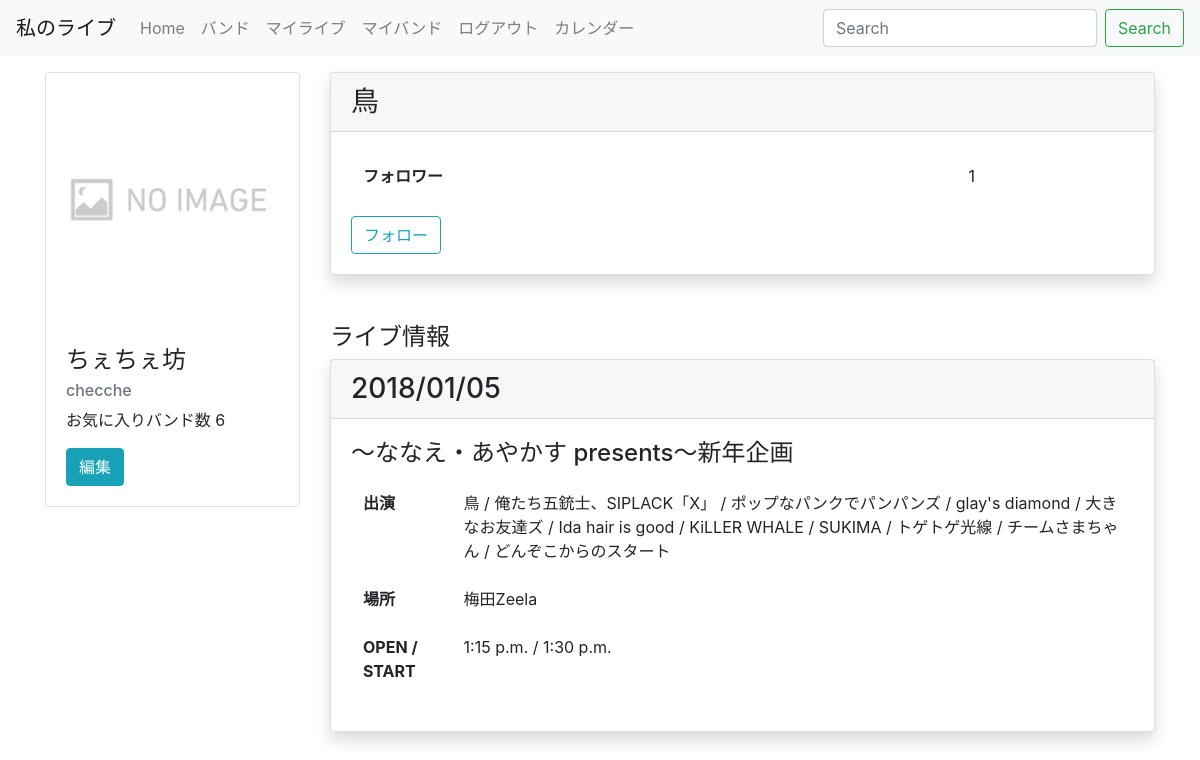
Screenshot of /band/1/ (signed in) with the database file from the repository.
### livecalendar/models.py (models this page shows, shortened)
class CustomUser(AbstractBaseUser, PermissionsMixin):
    username_validator = UnicodeUsernameValidator()
    username = models.CharField(
        _('user ID'),
        max_length=30,
        unique=True,
        help_text=_('Required. 30 characters or fewer. Letters, digits and @/./+/-/_ only.'),
        validators=[username_validator],
        error_messages={
            'unique': _("A user with that user Id already exists."),
        },
    )
    screenname = models.CharField(_('username'),max_length=100,blank=True)
    email = models.EmailField(
        _('email address'),
        unique=True,
        error_messages={
            'unique': _("A user with that email already exists."),
        },
    )
    userimage = models.ImageField(_('icon'),upload_to='icons/',null=True,blank=True)
    favorite_band = models.ManyToManyField(Band, verbose_name='好きなバンド', blank=True)
    is_staff = models.BooleanField(
        _('staff status'),
        default=False,
        help_text=_('Designates whether the user can log into this admin site.'),
    )
    is_active = models.BooleanField(
        _('active'),
        default=True,
        help_text=_(
            'Designates whether this user should be treated as active. '
            'Unselect this instead of deleting accounts.'
        ),
    )
    date_joined = models.DateTimeField(_('date joined'), default=timezone.now)
    objects = UserManager()
    EMAIL_FIELD = 'email'
    USERNAME_FIELD = 'username'
    REQUIRED_FIELDS = ['email']
    class Meta:
        verbose_name = _('user')
        verbose_name_plural = _('users')

class Band(models.Model):
    name = models.CharField('バンド名', max_length = 50)
    def __str__(self):
        return self.name

class Live(models.Model):
    date = models.DateField('日程')
    title = models.CharField('イベントタイトル', max_length = 50)
    place = models.ForeignKey(Place, verbose_name='ライブハウス', on_delete=models.PROTECT)
    band = models.ManyToManyField(Band, verbose_name='出演バンド',blank=True)
    open = models.TimeField('OPEN',blank=True,null=True)
    start = models.TimeField('START',blank=True,null=True)
    door = models.IntegerField('当日料金',blank=True,null=True)
    adv = models.IntegerField('前売料金',blank=True,null=True)

class Place(models.Model):
    name = models.CharField('名前',max_length = 30)
    address = models.CharField('住所',max_length=100)
    def __str__(self):
        return self.name

### livecalendar/views.py (the view)
# urls.py: path('band/<int:pk>/',views.BandDetailView.as_view(), name='band_detail'),
class BandDetailView(generic.DetailView):
    model = Band
    def get_context_data(self, **kwargs):
        pk = self.kwargs.get(self.pk_url_kwarg)
        b=Band.objects.get(pk=pk)
        context = {}
        context['follower'] = CustomUser.objects.filter(favorite_band__pk=pk).count()
        context['lives'] = Live.objects.filter(band__pk=pk)
        return super().get_context_data(**context)

### livecalendar/context_processors.py (called while the page is built)
def common(request):
    context = {
        'live_list_et':Live.objects.all(),
    }
    return context

### livecalendar/templates/livecalendar/band_detail.html (shortened to what this page needs)
{% extends 'livecalendar/base.html' %}
{% block content %}
<div class="card mb-5 shadow hvr-grow">
  <h3 class="card-header">{{ band.name }}</h3>
  <div class="card-body">
    <table class="table table-borderless">
      <tbody>
        <tr>
          <th scope="row">フォロワー</th>
          <td>{{ follower }}</td>
        </tr>
        </tbody>
      </table>
      <form action="{% url 'livecalendar:follow' band.pk %}" method="post">
        <button class="btn btn-outline-info" type="submit" name="button">フォロー</button>
      </form>
  </div>
</div>
<h4>ライブ情報</h4>
{% for live in lives %}
<div class="card mb-5 shadow hvr-grow" id="livecard">
  <a href="{% url 'livecalendar:detail' live.pk %}"></a>
  <h3 class="card-header">{{ live.date|date:"Y/m/d" }}</h3>
  <div class="card-body">
    <h4 class="card-title">{{ live.title }}</h4>
    <table class="table table-borderless">
      <tbody>
        <tr>
          <th scope="row">出演</th>
          <td>
            {% for band in live.band.all %}
            {{ band }}
            {% if forloop.last is False %} / {% endif %}
            {% endfor %}</td>
          </tr>
          <tr>
            <th scope="row">場所</th>
            <td>{{ live.place }}</td>
          </tr>
          <tr>
            <th scope="row">OPEN / START</th>
            <td>{{ live.open }} / {{ live.start }}</td>
          </tr>
        </tbody>
      </table>
  </div>
</div>
{% endfor %}
{% endblock %}

### livecalendar/templates/livecalendar/base.html (shortened to what this page needs)
{% load static %}
<!doctype html>
<html lang="ja">
  <head>
    <link rel="stylesheet" href="https://stackpath.bootstrapcdn.com/bootstrap/4.1.3/css/bootstrap.min.css">
    <link rel="stylesheet" href="{% static 'livecalendar/hira.css' %}">
  </head>
  <body>
   <nav class="navbar navbar-expand-lg navbar-light bg-light">
      <a class="navbar-brand" href="#">私のライブ</a>
      <div class="collapse navbar-collapse" id="navbarSupportedContent">
        <ul class="navbar-nav mr-auto">
          <li {%if request.path == '/'%}class="nav-item active"{% endif %}>
            <a class="nav-link" href="{% url 'livecalendar:index' %}">Home</a>
          </li>
          {% if user.is_authenticated %}
          <li {%if request.path == '/band/'%}class="nav-item active"{% endif %}>
            <a class="nav-item nav-link" href="{% url 'livecalendar:band_list' %}">バンド</a>
          </li>
          <li {%if request.path == '/mylive/'%}class="nav-item active"{% endif %}>
            <a class="nav-item nav-link" href="{% url 'livecalendar:follow_live' %}">マイライブ</a>
          </li>
          <li {%if request.path == '/myband/'%}class="nav-item active"{% endif %}>
            <a class="nav-item nav-link" href="{% url 'livecalendar:follow_band' %}">マイバンド</a>
          </li>
          <li>
            <a class="nav-item nav-link" href="{% url 'livecalendar:logout' %}">ログアウト</a>
          </li>
          <li>
            {% now "Y" as c_y %}
            {% now "m" as c_m %}
            <a class="nav-item nav-link" href="{% url 'livecalendar:calendar' c_y c_m %}">カレンダー</a>
          </li>
          {% else %}
          <li class="nav-item">
            <a class="nav-item nav-link" href="{% url 'livecalendar:login' %}">ログイン</a>
          </li>
          {% endif %}
        </ul>
        <form class="form-inline my-2 my-lg-0" action="{% url 'livecalendar:index' %}">
          <input class="form-control mr-sm-2" type="text" placeholder="Search" aria-label="Search" name="keyword">
          <button class="btn btn-outline-success my-2 my-sm-0" type="submit">Search</button>
        </form>
      </div>
    </nav>
    <div class="container mt-3">
      <div class="row">
        <div class="col-md-3">
          {% if user.is_authenticated %}
          <div class="card">
            {% if user.userimage %}
            <img class="card-img-top" src="{{ user.userimage.url }}" alt="{{ user.username }}">
            {% else %}
            <img class="card-img-top" src="{% static 'livecalendar/noimage.png' %}" alt="No image">
            {% endif %}
            <div class="card-body">
              <h4 class="card-title">{{ user.screenname }}</h4>
              <h6 class="card-subtitle mb-2 text-muted">{{ user.username}}</h6>
              <p class="card-text">
                お気に入りバンド数 {{ user.favorite_band.count }}
              </p>
              <a href="{% url 'livecalendar:edit' user.pk %}" class="btn btn-info">編集</a>
            </div>
          </div>
          {% endif %}
        </div>
        <div class="col-md-9">
        {% block content %}
        {% endblock %}
        </div>
      </div>
    </div>
  </body>
</html>

### livecalendar/static/livecalendar/hira.css (style rules this page uses)
.hvr-grow { vertical-align: middle; -webkit-transform: perspective(1px) translateZ(0); transform: perspective(1px) translateZ(0); box-shadow: 0 0 1px rgba(0, 0, 0, 0); -webkit-transition-duration: 0.3s; transition-duration: 0.1s; -webkit-transition-property: transform; transition-property: transform; }

### rows the page displays
CustomUser: screenname "ちぇちぇ坊", username "checche", favorite_band.count "6"
Band: name "鳥"
Live: date "2018/01/05", title "～ななえ・あやかす presents～新年企画", place "梅田Zeela", open "1:15 p.m.", start "1:30 p.m."
Band: name "俺たち五銃士、SIPLACK「X」"
Band: name "ポップなパンクでパンパンズ"
Band: name "glay's diamond"
Band: name "大きなお友達ズ"
Band: name "Ida hair is good"
Band: name "KiLLER WHALE"
Band: name "SUKIMA"
Band: name "トゲトゲ光線"
Band: name "チームさまちゃん"
Band: name "どんぞこからのスタート"

### other values shown
{{ follower }} "1"
